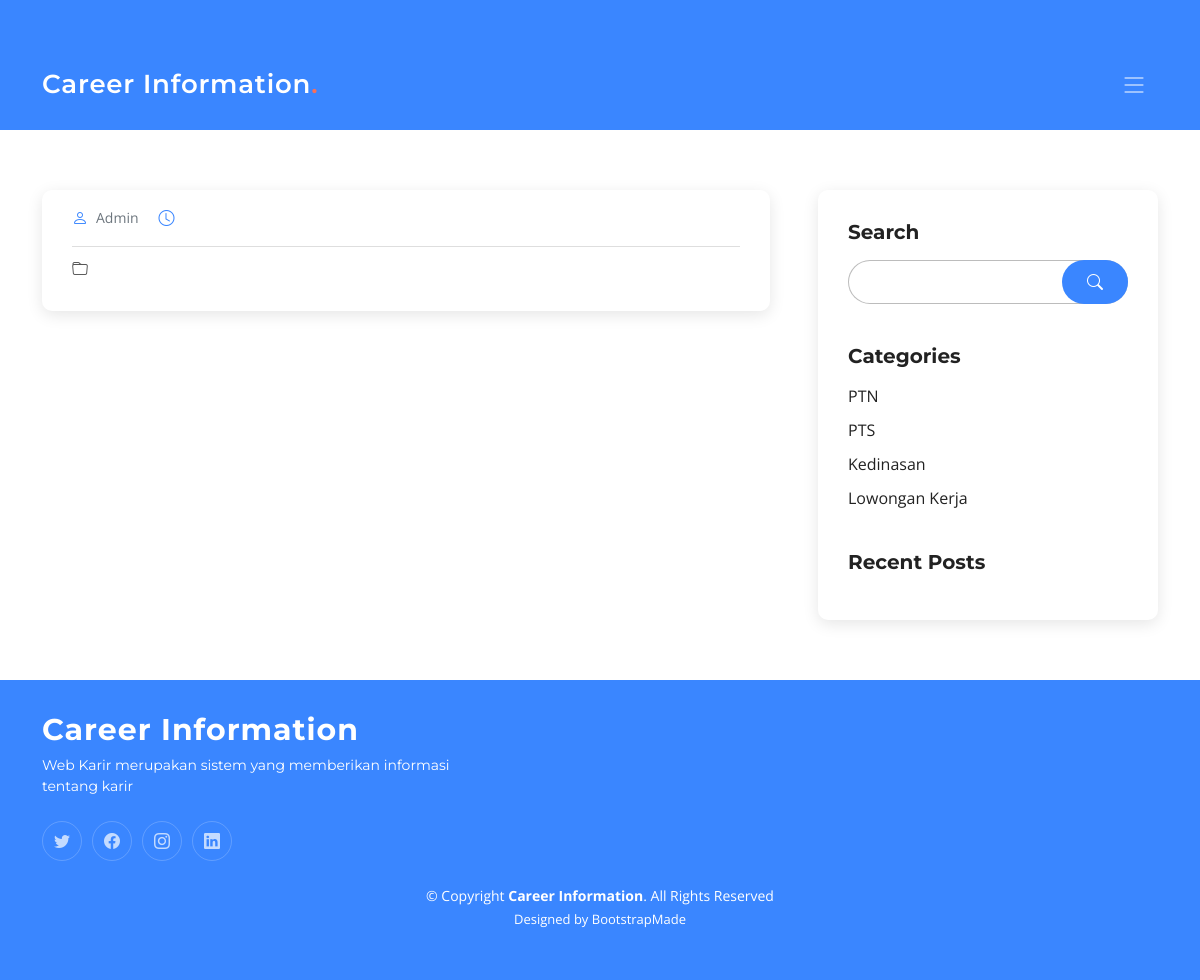
The page /artikel/detail/blog-details.html on the database as committed earlier.
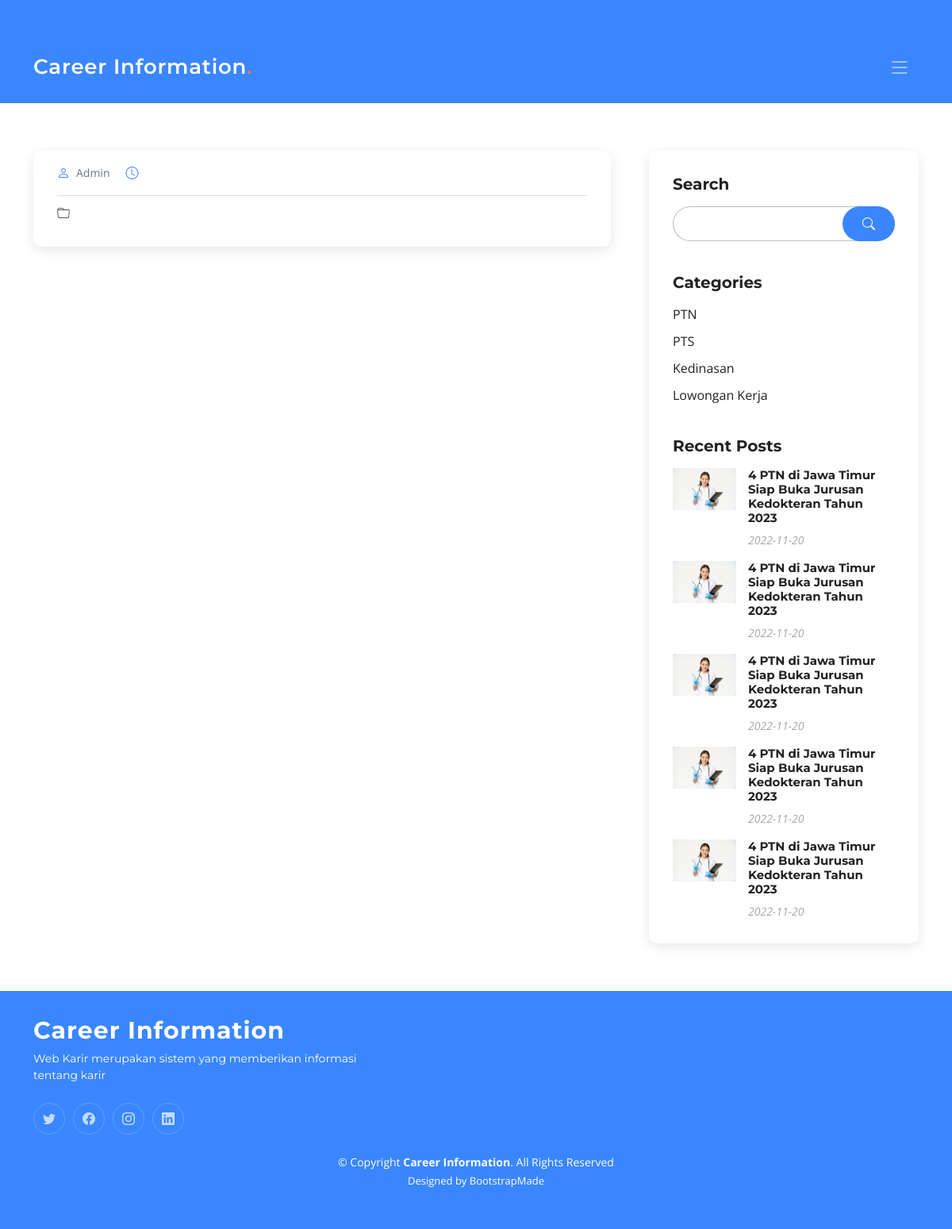
The same page on the database as committed later.
### tables this page shows
CREATE TABLE `artikel` (
  `id` int(11) NOT NULL,
  `judul` varchar(255) NOT NULL,
  `tanggal` date NOT NULL,
  `kategori` varchar(100) NOT NULL,
  `isi` text NOT NULL
);

### application/controllers/Artikel.php (called while the page is built, shortened)
<?php
class Artikel extends CI_Controller
{
  public $module = 'artikel';
  public function __construct()
  {
    $this->load->model('artikel_model');
  }
  public function detail($id)
  {
    $artikel = $this->artikel_model->get_by_id($id);
    $articles = $this->artikel_model->get_artikel_limit(5);
    $data = array(
      'title' => 'Detail ' . $this->module,
      'titleapp' => config_item('title'),
      'descapp' => config_item('desc'),
      'socmed' => config_item('socmed'),
      'artikel' => $artikel,
      'articles' => $articles,
      'kategori_artikel' => config_item('kategori_artikel'),
    );
    $this->load->view('layout/header', $data);
    $this->load->view($this->module . '/detail', $data);
    $this->load->view('layout/footer', $data);
  }
}

### index.php (called while the page is built, shortened)
<?php
require_once BASEPATH.'core/CodeIgniter.php';

### application/models/Artikel_model.php (called while the page is built, shortened)
<?php
class Artikel_model extends CI_Model
{
  public $table = 'artikel';
  public $id = 'id';
  public $order = 'DESC';
  function get_artikel_limit($limit)
  {
    $this->db->order_by($this->id, $this->order);
    $this->db->limit($limit);
    return $this->db->get($this->table)->result();
  }
  function get_by_id($id)
  {
    $this->db->where($this->id, $id);
    return $this->db->get($this->table)->row();
  }
}

### application/helpers/Akbr_helper.php (called while the page is built, shortened)
<?php if (!defined('BASEPATH')) exit('No direct script access allowed');
function get_images_from_articles($id_articles)
{
  $CI = &get_instance();
  $artikel = $CI->Artikel_model->get_by_id($id_articles);
  $body = $artikel->isi;
  preg_match_all('/<img[^>]+>/i', $body, $result);
  return $result[0];
}
function get_thumb_articles($id_articles)
{
  return get_images_from_articles($id_articles)[0];
}

### application/views/artikel/detail.php (the view, shortened to what this page needs)
<section id="blog" class="blog">
  <div class="container" data-aos="fade-up">
    <div class="row g-5">
      <div class="col-lg-8">
        <article class="blog-details">
          <div class="meta-top">
            <ul>
              <li class="d-flex align-items-center"><i class="bi bi-person"></i> <a href="#">Admin</a></li>
              <li class="d-flex align-items-center"><i class="bi bi-clock"></i> <a href="#"><time datetime="2020-01-01"><?= $artikel->tanggal; ?></time></a></li>
            </ul>
          </div>
          <div class="meta-bottom">
            <i class="bi bi-folder"></i>
            <ul class="cats">
            </ul>
          </div>
        </article>
      </div>
      <div class="col-lg-4">
        <div class="sidebar">
          <div class="sidebar-item search-form">
            <h3 class="sidebar-title">Search</h3>
            <form action="<?= base_url('artikel/index'); ?>" class="mt-3" method="GET">
              <input type="text" name="search">
              <button type="submit"><i class="bi bi-search"></i></button>
            </form>
          </div>
          <div class="sidebar-item categories">
            <h3 class="sidebar-title">Categories</h3>
            <ul class="mt-3">
              <?php foreach ($kategori_artikel as $kategori) : ?>
                <li><a href="<?= base_url('artikel/index/?search=' . $kategori); ?>"><?= $kategori; ?></a></li>
              <?php endforeach ?>
            </ul>
          </div>
          <div class="sidebar-item recent-posts">
            <h3 class="sidebar-title">Recent Posts</h3>
            <div class="mt-3">
              <?php foreach ($articles as $article) : ?>
                <div class="post-item mt-3">
                  <?php echo get_thumb_articles($article->id); ?>
                  <div>
                    <h4><a href="<?= base_url('artikel/detail/' . $article->id); ?>"><?= $article->judul; ?></a></h4>
                    <time datetime="2020-01-01"><?= $article->tanggal; ?></time>
                  </div>
                </div>
              <?php endforeach ?>
            </div>
          </div>
        </div>
      </div>
    </div>
  </div>
</section>

### application/views/layout/header.php (shortened to what this page needs)
<!DOCTYPE html>
<html lang="en">
<head>
  <link href="<?= base_url() ?>/assets-impact/vendor/bootstrap/css/bootstrap.min.css" rel="stylesheet">
  <link href="<?= base_url() ?>/assets-impact/vendor/bootstrap-icons/bootstrap-icons.css" rel="stylesheet">
  <link href="<?= base_url() ?>/assets-impact/vendor/aos/aos.css" rel="stylesheet">
  <link href="<?= base_url() ?>/assets-impact/vendor/glightbox/css/glightbox.min.css" rel="stylesheet">
  <link href="<?= base_url() ?>/assets-impact/vendor/swiper/swiper-bundle.min.css" rel="stylesheet">
  <link rel="stylesheet" href="<?= base_url(); ?>/assets/css/dataTables.bootstrap5.min.css">
  <link href="<?= base_url() ?>/assets-impact/css/main.css" rel="stylesheet">
</head>
<body>
  <section id="topbar" class="topbar d-flex align-items-center">
  </section>
  <header id="header" class="header d-flex align-items-center">
    <div class="container-fluid container-xl d-flex align-items-center justify-content-between">
      <a href="<?= base_url() ?>" class="logo d-flex align-items-center">
        <h1 style="font-size: 26px;"><?= $titleapp; ?><span>.</span></h1>
      </a>
      <i class="mobile-nav-toggle mobile-nav-show bi bi-list"></i>
    </div>
  </header>

### application/views/layout/footer.php (shortened to what this page needs)
<footer id="footer" class="footer">
  <div class="container">
    <div class="row gy-4">
      <div class="col-lg-5 col-md-12 footer-info">
        <a href="index.html" class="logo d-flex align-items-center">
          <span><?= $titleapp; ?></span>
        </a>
        <p><?= $descapp; ?></p>
        <div class="social-links d-flex mt-4">
          <a href="<?= $socmed['twitter']; ?>" class="twitter"><i class="bi bi-twitter"></i></a>
          <a href="<?= $socmed['facebook']; ?>" class="facebook"><i class="bi bi-facebook"></i></a>
          <a href="<?= $socmed['instagram']; ?>" class="instagram"><i class="bi bi-instagram"></i></a>
          <a href="<?= $socmed['linkedin']; ?>" class="linkedin"><i class="bi bi-linkedin"></i></a>
        </div>
      </div>
      <div class="col-lg-2 col-6 footer-links">
      </div>
      <div class="col-lg-2 col-6 footer-links">
      </div>
      <div class="col-lg-3 col-md-12 footer-contact text-center text-md-start">
      </div>
    </div>
  </div>
  <div class="container mt-4">
    <div class="copyright">
      &copy; Copyright <strong><span><?= $titleapp; ?></span></strong>. All Rights Reserved
    </div>
    <div class="credits">
      Designed by <a href="https://bootstrapmade.com/">BootstrapMade</a>
    </div>
  </div>
</footer>
<link href="<?= base_url('assets/summernote/summernote-lite.css'); ?>" rel="stylesheet">
</body>
</html>

Rows that differ between the two databases and show on the page:
added artikel: id+isi (picture), judul "4 PTN di Jawa Timur Siap Buka Jurusan Kedokteran Tahun 2023", tanggal "2022-11-20"
added artikel: id+isi (picture), judul "4 PTN di Jawa Timur Siap Buka Jurusan Kedokteran Tahun 2023", tanggal "2022-11-20"
added artikel: id+isi (picture), judul "4 PTN di Jawa Timur Siap Buka Jurusan Kedokteran Tahun 2023", tanggal "2022-11-20"
added artikel: id+isi (picture), judul "4 PTN di Jawa Timur Siap Buka Jurusan Kedokteran Tahun 2023", tanggal "2022-11-20"
added artikel: id+isi (picture), judul "4 PTN di Jawa Timur Siap Buka Jurusan Kedokteran Tahun 2023", tanggal "2022-11-20"
